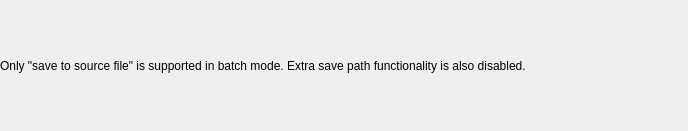
<?xml version="1.0" encoding="UTF-8"?>
<ui version="4.0">
 <class>OtoFileDirectSaveWidget</class>
 <widget class="QWidget" name="OtoFileDirectSaveWidget">
  <property name="geometry">
   <rect>
    <x>0</x>
    <y>0</y>
    <width>688</width>
    <height>131</height>
   </rect>
  </property>
  <layout class="QVBoxLayout" name="verticalLayout">
   <property name="leftMargin">
    <number>0</number>
   </property>
   <property name="topMargin">
    <number>0</number>
   </property>
   <property name="rightMargin">
    <number>0</number>
   </property>
   <property name="bottomMargin">
    <number>0</number>
   </property>
   <item>
    <widget class="QLabel" name="label">
     <property name="sizePolicy">
      <sizepolicy hsizetype="Preferred" vsizetype="Expanding">
       <horstretch>0</horstretch>
       <verstretch>0</verstretch>
      </sizepolicy>
     </property>
     <property name="text">
      <string>Only &quot;save to source file&quot; is supported in batch mode. Extra save path functionality is also disabled.</string>
     </property>
     <property name="wordWrap">
      <bool>true</bool>
     </property>
    </widget>
   </item>
  </layout>
 </widget>
 <resources/>
 <connections/>
</ui>
